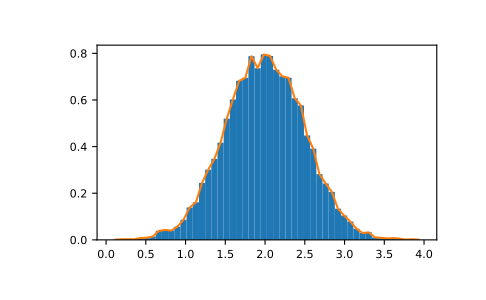

This chart was generated by the following Python code:
import numpy as np
rg = np.random.default_rng(1)
import matplotlib.pyplot as plt
# Build a vector of 10000 normal deviates with variance 0.5^2 and mean 2
mu, sigma = 2, 0.5
v = rg.normal(mu, sigma, 10000)
# Plot a normalized histogram with 50 bins
plt.hist(v, bins=50, density=True)       # matplotlib version (plot)
# Compute the histogram with numpy and then plot it
(n, bins) = np.histogram(v, bins=50, density=True)  # NumPy version (no plot)
plt.plot(.5 * (bins[1:] + bins[:-1]), n)
